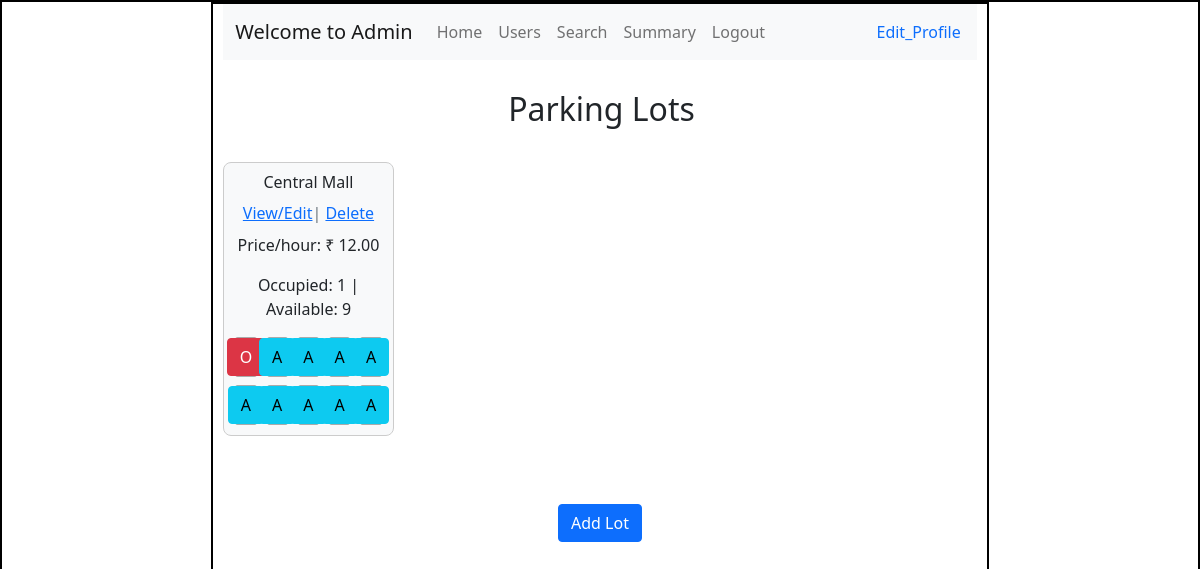
/admin, run on an earlier commit of the app's database.
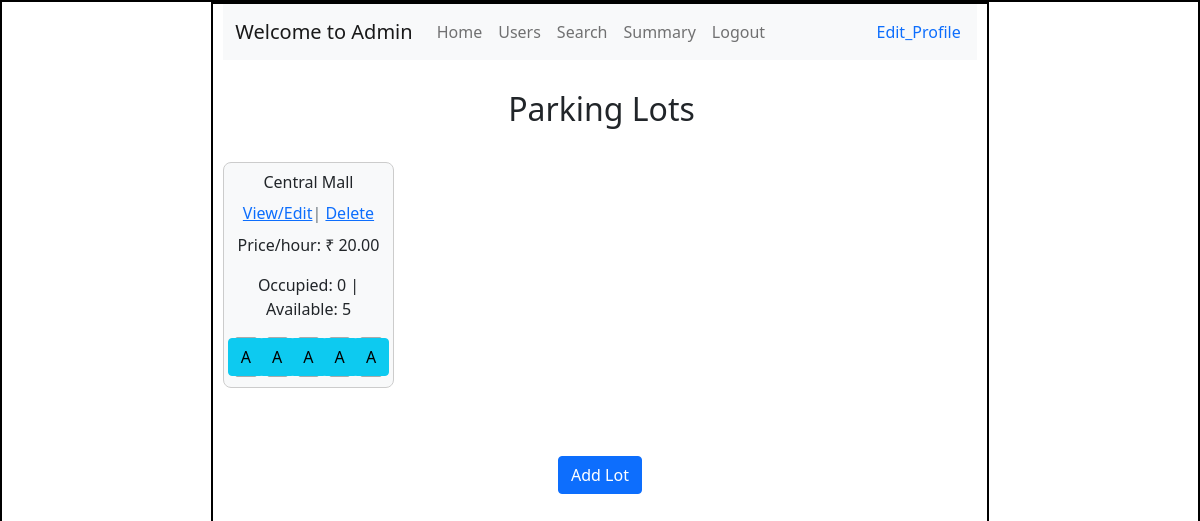
And on a later commit of the database.
### models/model.py (models this page shows)
class Parking_lot(db.Model):
        id = db.Column(db.Integer(),primary_key = True)
        prime_location_name = db.Column(db.String(),nullable = False)
        price = db.Column(db.Numeric(10, 2),nullable = False)
        address = db.Column(db.String(),nullable = False)
        pin_code = db.Column(db.Integer(),nullable= False)
        maximum_number_of_spots = db.Column(db.Integer(),nullable = False)
        spots = db.relationship("Parking_spot", backref="parking_lot", cascade="all, delete")

class Parking_spot(db.Model):
        id = db.Column(db.Integer(),primary_key = True)
        lot_id = db.Column(db.Integer(),db.ForeignKey("parking_lot.id"),nullable = False)
        spot_number = db.Column(db.Integer(),nullable = False)
        status = db.Column(db.String(),nullable = False)
        reservation = db.relationship("Reserve_parking_spot", backref="spot", uselist=False, cascade="all, delete")

### controllers/admin_controller.py (the view)
@admin_bp.route("/admin")
def admin():
    this_user = User.query.filter_by(type="admin").first()
    users = User.query.all()
    parking_lots = Parking_lot.query.all()
    return render_template("admin.html", users=users, parking_lots=parking_lots, this_user=this_user)

### templates/admin.html (shortened to what the changed rows need)
<!DOCTYPE html>
<html lang="en">
<head>
    <link rel="stylesheet" href="../static/style.css">
    <link href="https://cdn.jsdelivr.net/npm/bootstrap@5.0.2/dist/css/bootstrap.min.css" rel="stylesheet"
>
</head>
<body>
    <div id="main">
        <div id="canvas" class="overflow-auto">
            <div id="content">
                <div class="mb-5">
                    <h2 class="headings text-center">Parking Lots</h2>
                    <div class="row row-cols-1 row-cols-md-4 g-4">
                        {% for lot in parking_lots %}
                        <div class="col" style="margin-top: 50px;">
                            <div class="parking-lot">
                                <h6 class="text-center">{{ lot.prime_location_name }}</h6>
                                <p class="text-muted text-center mb-2"> <a href="/editlot/{{ lot.id }}">View/Edit</a>|
                                    <a href="/deletelot/{{ lot.id }}"
                                        onclick="return confirm('Are you sure you want to delete this lot? This will remove all related spots and reservation history.')">Delete</a>
                                </p>
                                {% set occupied_count = lot.spots | selectattr('status', 'equalto', 'O') | list | length
                                %}
                                {% set available_count = lot.spots | selectattr('status', 'equalto', 'A') | list |
                                length %}
                                <p class="text-center">
                                    Price/hour: ₹ {{ lot.price }}
                                </p>
                                <p class="text-center">
                                    Occupied: {{ occupied_count }} | Available: {{ available_count }}
                                </p>
                                <div class="row row-cols-5 g-2">
                                    {% for spot in lot.spots %}
                                    <div class="col">
                                        {% if spot.status=='O' %}
                                        <div class="parking-spot occupied">
                                            <a href="/occupiedspots/{{ spot.id }}" type="button"
                                                class="btn btn-danger mx-1 ">O</a>
                                        </div>
                                        {% else %}
                                        <div class="parking-spot available">
                                            <a href="/spot/{{ spot.id }}" type="button" class="btn btn-info mx-1">A</a>
                                        </div>
                                        {% endif %}
                                    </div>
                                    {% endfor %}
                                </div>
                            </div>
                        </div>
                        {% endfor %}
                    </div>
                </div>
            </div>
        </div>
    </div>
</body>
</html>

What changed in the data, as far as the page shows it:
changed Parking_lot "Central Mall": price "12.00" → "20.00"; id "1" → "0"; maximum_number_of_spots "9" → "5"
changed Parking_spot (number 1 of 5 on the later page): status "O" → "A"
